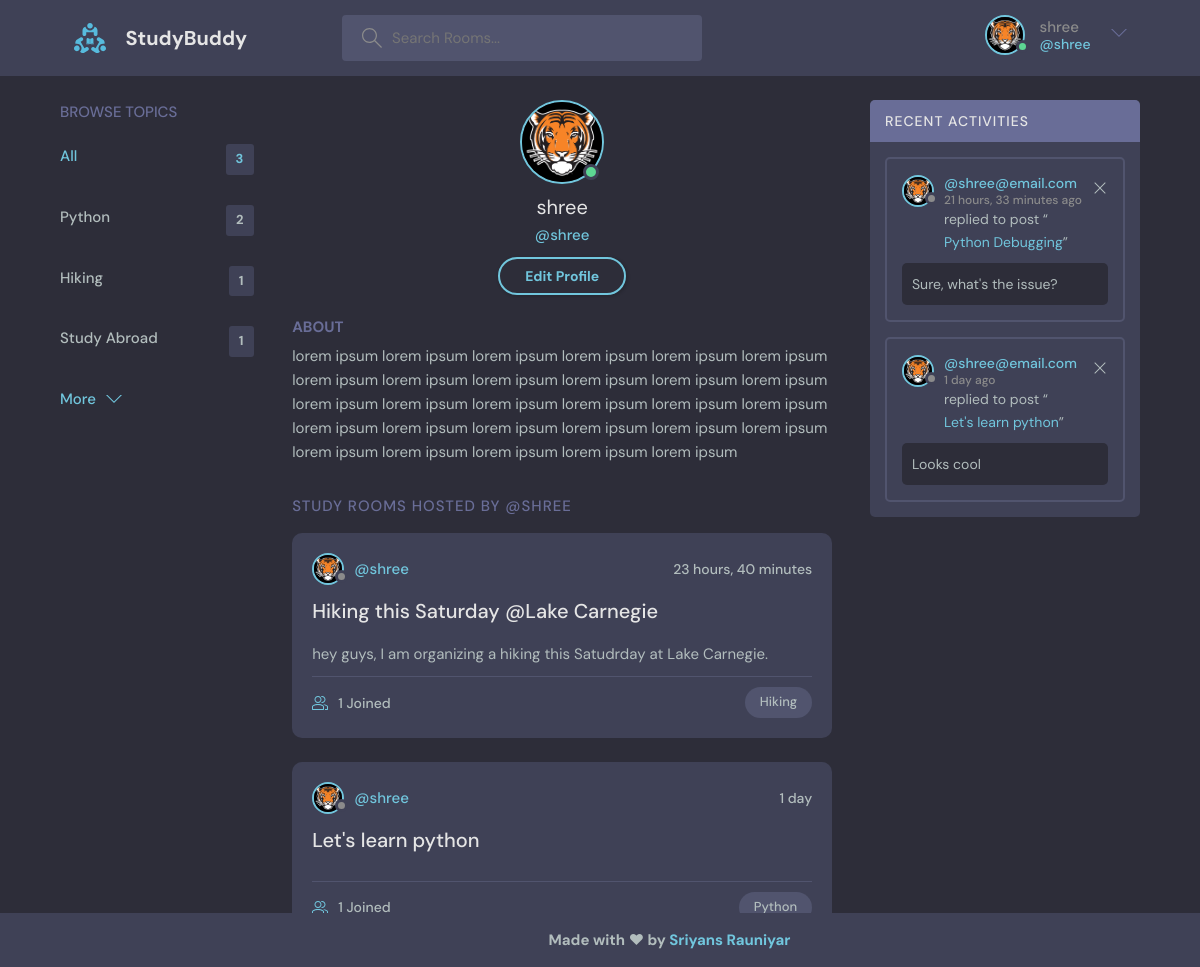
/profile/1/ (signed in), run on the app's committed database.
### baseapp/models.py (models this page shows, shortened)
class User(AbstractUser):
    name = models.CharField(max_length=200, null=True)
    email = models.EmailField(null=True, unique=True)
    bio = models.TextField(null=True)
    avatar = models.ImageField(null=True, default="avatar.svg")
    USERNAME_FIELD = 'email'
    REQUIRED_FIELDS = []

class Topic(models.Model):
    name = models.CharField(max_length=200)

class Room(models.Model):
    host = models.ForeignKey(User, on_delete=models.SET_NULL, null=True)
    topic = models.ForeignKey(Topic, on_delete=models.SET_NULL, null=True)
    name = models.CharField(max_length=200)
    description = models.TextField(null=True, blank=True)
    participants = models.ManyToManyField(User, related_name='participants', blank=True)
    updated = models.DateTimeField(auto_now=True)
    created = models.DateTimeField(auto_now_add=True)
    class Meta:
        ordering = ['-updated', '-created']
    def __str__(self):
        return self.name

class Message(models.Model):
    user = models.ForeignKey(User, on_delete=models.CASCADE)
    room = models.ForeignKey(Room, on_delete=models.CASCADE)
    body = models.TextField()
    updated = models.DateTimeField(auto_now=True)
    created = models.DateTimeField(auto_now_add=True)
    class Meta:
        ordering = ['-updated', '-created']

### baseapp/views.py (the view)
# urls.py: path('profile/<str:pk>/', views.userProfile, name="user-profile"),
@login_required(login_url='login')
def userProfile(request, pk):
    user = User.objects.get(id=pk)
    room_messages = user.message_set.all()
    topics = Topic.objects.all()
    rooms = user.room_set.all()
    context = {'user': user, 'rooms': rooms, 'room_messages': room_messages, 'topics': topics}
    return render(request, 'baseapp/profile.html', context)

### baseapp/templates/baseapp/profile.html
{% extends 'main.html' %}
{% block content %}
  <main class="profile-page layout layout--3">
    <div class="container">
      {% include 'baseapp/topic_component.html' %}
      <div class="roomList">
        <div class="profile">
          <div class="profile__avatar">
            <div class="avatar avatar--large active">
              <img src="{{user.avatar.url}}" />
            </div>
          </div>
          <div class="profile__info">
            <h3>{{user.username}}</h3>
            <p>@{{user.username}}</p>
            {% if request.user == user %}
            <a href="{% url 'update-user' %}" class="btn btn--main btn--pill">Edit Profile</a>
            {% endif %}
          </div>
          <div class="profile__about">
            <h3>About</h3>
            <p>
              {{user.bio}}
            </p>
          </div>
        </div>
        <div class="roomList__header">
          <div>
            <h2>Study Rooms Hosted by @{{user.username}}</a>
            </h2>
          </div>
        </div>
        {% include 'baseapp/feed_component.html' %}
      </div>
      {% include 'baseapp/activity_component.html' %}
    </div>
  </main>
{% endblock content %}

### templates/navbar.html (shortened to what this page needs)
{% load static %}
<header class="header header--loggedIn">
    <div class="container">
      <a href="{% url 'home' %}" class="header__logo">
        <img src="{% static 'images/logo.svg' %}" />
        <h1>StudyBuddy</h1>
      </a>
      <form class="header__search" method="GET" action="{% url 'home' %}">
        <label>
          <input type="text" name="q" placeholder="Search Rooms..." />
        </label>
      </form>
      <nav class="header__menu">
        {% if request.user.is_authenticated %}
        <div class="header__user">
          <a href="{% url 'user-profile' user.id %}">
            <div class="avatar avatar--medium active">
              <img src="{{request.user.avatar.url}}" />
            </div>
            <p> {{request.user.username}} <span>@{{request.user.username}}</span></p>
          </a>
          <button class="dropdown-button">
            <svg version="1.1" xmlns="http://www.w3.org/2000/svg" width="32" height="32" viewBox="0 0 32 32">
              <title>chevron-down</title>
              <path d="M16 21l-13-13h-3l16 16 16-16h-3l-13 13z"></path>
            </svg>
          </button>
        </div>
        {% else %}
        <a href="{% url 'login' %}">
          <img src="{% static 'images/avatar.svg' %}"/>
          <p>Login</p>
        </a>
        {% endif %}
      </nav>
    </div>
  </header>

### baseapp/templates/baseapp/topic_component.html
<div class="topics">
    <div class="topics__header">
      <h2>Browse Topics</h2>
    </div>
    <ul class="topics__list">
      <li>
        <a href="{% url 'home' %}" class="active">All <span>{{topics.count}}</span></a>
      </li>
      {% for topic in topics %}
      <li>
        <a href="{% url 'home'%}?q={{topic.name}}">{{topic.name}} <span>{{topic.room_set.all.count}}</span></a>
      </li>
      {% endfor %}
    </ul>
    <a class="btn btn--link" href="{% url 'topics' %}">
      More
      <svg version="1.1" xmlns="http://www.w3.org/2000/svg" width="32" height="32" viewBox="0 0 32 32">
        <title>chevron-down</title>
        <path d="M16 21l-13-13h-3l16 16 16-16h-3l-13 13z"></path>
      </svg>
    </a>
  </div>

### baseapp/templates/baseapp/feed_component.html (shortened to what this page needs)
{% for room in rooms %}
<div class="roomListRoom">
    <div class="roomListRoom__header">
      <a href="{% url 'user-profile' room.host.id %}" class="roomListRoom__author">
        <div class="avatar avatar--small">
          <img src="{{room.host.avatar.url}}" />
        </div>
        <span>@{{room.host.username}}</span>
      </a>
      <div class="roomListRoom__actions">
        <span>{{room.created|timesince}}</span>
      </div>
    </div>
    <div class="roomListRoom__content">
      <a href="{% url 'room' room.id %}">{{room.name}}</a>
      <p>
        {{room.description}}
      </p>
    </div>
    <div class="roomListRoom__meta">
      <a href="{% url 'room' room.id %}" class="roomListRoom__joined">
        {{room.participants.all.count}} Joined
      </a>
      <p class="roomListRoom__topic">{{room.topic.name}}</p>
    </div>
  </div>
  {% endfor %}

### baseapp/templates/baseapp/activity_component.html
<div class="activities">
    <div class="activities__header">
      <h2>Recent Activities</h2>
    </div>
    {% for message in room_messages %}
    <div class="activities__box">
      <div class="activities__boxHeader roomListRoom__header">
        <a href="{% url 'user-profile' message.user.id %}" class="roomListRoom__author">
          <div class="avatar avatar--small">
            <img src="{{message.user.avatar.url}}" />
          </div>
          <p>
            @{{message.user}}
            <span>{{message.created|timesince}} ago</span>
          </p>
        </a>
        {% if request.user == message.user %}
        <div class="roomListRoom__actions">
          <a href="{% url 'delete-message' message.id %}">
            <svg version="1.1" xmlns="http://www.w3.org/2000/svg" width="32" height="32" viewBox="0 0 32 32">
              <title>remove</title>
              <path
                d="M27.314 6.019l-1.333-1.333-9.98 9.981-9.981-9.981-1.333 1.333 9.981 9.981-9.981 9.98 1.333 1.333 9.981-9.98 9.98 9.98 1.333-1.333-9.98-9.98 9.98-9.981z"
              ></path>
            </svg>
          </a>
        </div>
        {% endif %}
      </div>
      <div class="activities__boxContent">
        <p>replied to post “<a href="{% url 'room' message.room.id %}">{{message.room}}</a>”</p>
        <div class="activities__boxRoomContent">
          {{message.body}}
        </div>
      </div>
    </div>
    {% endfor %}
  </div>

### data on the page
User: user.avatar (picture), user.username "shree", avatar (picture), username "shree", bio "lorem ipsum lorem ipsum lorem ipsum lorem ipsum lorem ipsum lorem ipsum lorem ipsum lorem ipsum lorem ipsum lorem ipsum lorem ipsum lorem ipsum lorem ipsum lorem ipsum lorem ipsum lorem ipsum lorem ipsum lorem ipsum lorem ipsum lorem ipsum lorem ipsum lorem ipsum lorem ipsum lorem ipsum lorem ipsum lorem ipsum lorem ipsum lorem ipsum lorem ipsum", username "SHREE"
Topic: name "Python", room_set.all.count "2"
Topic: name "Hiking", room_set.all.count "1"
Topic: name "Study Abroad", room_set.all.count "1"
Room: host.avatar (picture), host.username "shree", created "23 hours, 40 minutes", name "Hiking this Saturday @Lake Carnegie", description "hey guys, I am organizing a hiking this Satudrday at Lake Carnegie.", participants.all.count "1", topic.name "Hiking"
Room: host.avatar (picture), host.username "shree", created "1 day", name "Let's learn python", participants.all.count "1", topic.name "Python"
Message: user.avatar (picture), user "shree@email.com", created "21 hours, 33 minutes", room "Python Debugging", body "Sure, what's the issue?"
Message: user.avatar (picture), user "shree@email.com", created "1 day", room "Let's learn python", body "Looks cool"

### other printed values
{{ topics.count }} "3"
